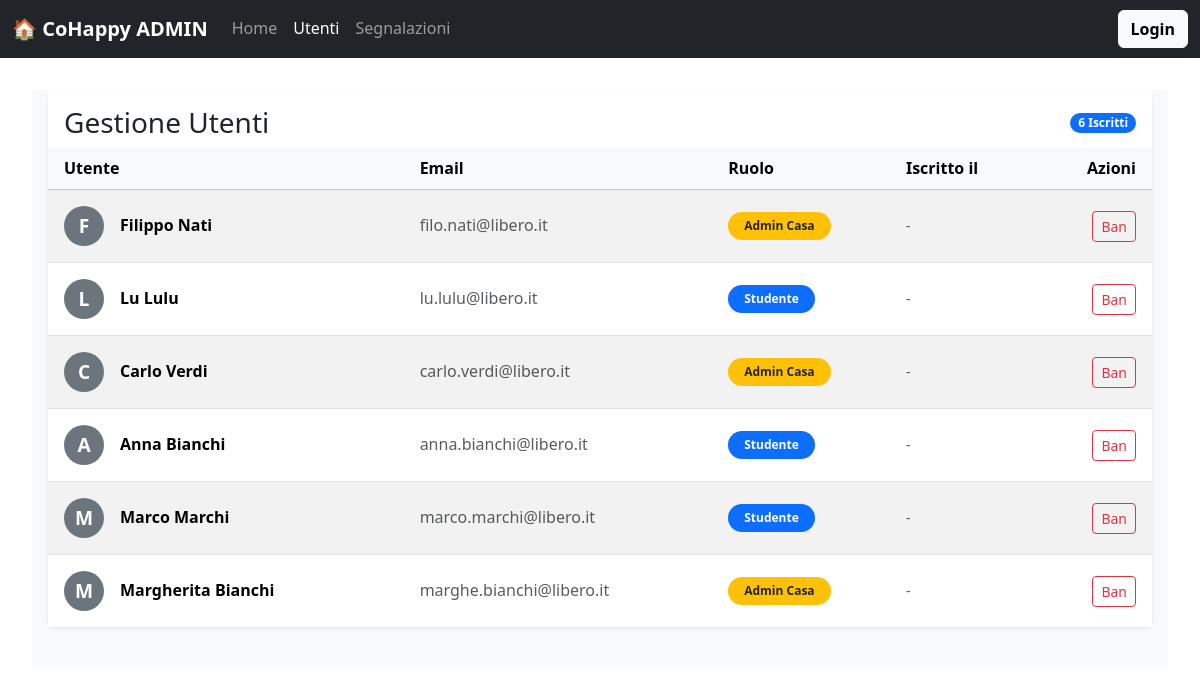
The page /utenti.php on the database its author committed.
### tables this page shows
CREATE TABLE `utenti` (
  `id_utente` int(11) NOT NULL,
  `nome` varchar(100) NOT NULL,
  `cognome` varchar(100) NOT NULL,
  `email` varchar(150) NOT NULL,
  `password` varchar(255) NOT NULL,
  `ruolo` enum('studente','admin_casa','super_admin') DEFAULT 'studente',
  `foto_profilo` varchar(255) DEFAULT 'default_user.png',
  `id_casa` int(11) DEFAULT NULL,
  `punti` int(11) DEFAULT 0,
  `dataIscrizione` date NOT NULL DEFAULT curdate(),
  `token_scadenza` datetime DEFAULT NULL,
  `recovery_token` varchar(255) DEFAULT NULL
);

### utenti.php (called while the page is built)
<?php
require_once 'bootstrap.php';
$templateParams["titolo"] = "CoHappy - Gestione Utenti";
$templateParams["nome"] = "template/visualizza_utenti.php";
$templateParams["utenti"] = $dbh->getAllUsers();
require 'template/base_admin.php';
?>

### db/database.php (called while the page is built, shortened)
<?php
class DatabaseHelper {
    private $db;
    public function __construct($servername, $username, $password, $dbname, $port) {
        $this->db = new mysqli($servername, $username, $password, $dbname, $port);
    }
    public function getAllUsers(){
        return $this->db->query("SELECT * FROM utenti ORDER BY dataIscrizione DESC")->fetch_all(MYSQLI_ASSOC);
    }
}
?>

### bootstrap.php (called while the page is built, shortened)
<?php
require_once("db/database.php");
require_once("utils/functions.php");
$dbh = new DatabaseHelper("localhost", "root", "", "cohappy_db", 3306);
?>

### template/visualizza_utenti.php (the view, shortened to what this page needs)
<section class="pb-3 px-3 bg-light h-100">
    <div class="row h-100">
        <div class="col-md-12 h-100">
            <div class="card shadow-sm border-0 h-100 d-flex flex-column">
                <div class="card-header bg-white border-0 pt-3 px-3 flex-shrink-0 d-flex justify-content-between align-items-center">
                    <h2 class="card-title m-0 h3">Gestione Utenti</h2>
                    <span class="badge bg-primary rounded-pill">
                        <?php echo count($templateParams["utenti"]); ?> Iscritti
                    </span>
                </div>
                <div class="card-body p-0 overflow-auto flex-grow-1" style="min-height: 0;">
                    <table class="table table-hover table-striped mb-0" summary="Tabella contenente la lista degli utenti registrati con dettagli su ruolo e azioni disponibili">
                        <thead class="table-light" style="position: sticky; top: 0; z-index: 10;">
                            <tr>
                                <th scope="col" class="px-3">Utente</th>
                                <th scope="col">Email</th>
                                <th scope="col">Ruolo</th>
                                <th scope="col">Iscritto il</th>
                                <th scope="col" class="text-end px-3">Azioni</th>
                            </tr>
                        </thead>
                        <tbody>
                            <?php foreach($templateParams["utenti"] as $utente): ?>
                            <tr>
                                <td class="px-3 align-middle py-3">
                                    <div class="d-flex align-items-center">
                                        <div class="rounded-circle bg-secondary text-white d-flex justify-content-center align-items-center me-3" aria-hidden="true" style="width: 40px; height: 40px; font-weight: bold; font-size: 1.2rem;">
                                            <?php echo strtoupper(substr($utente['nome'], 0, 1)); ?>
                                        </div>
                                        <div>
                                            <span class="fw-bold d-block"><?php echo $utente['nome'] . " " . $utente['cognome']; ?></span>
                                        </div>
                                    </div>
                                </td>
                                <td class="align-middle text-muted">
                                    <a href="mailto:<?php echo $utente['email']; ?>" class="text-decoration-none text-muted"><?php echo $utente['email']; ?></a>
                                </td>
                                <td class="align-middle">
                                    <?php
                                        $badgeColor = match($utente['ruolo']) {
                                            'super_admin' => 'bg-dark',
                                            'admin_casa'  => 'bg-warning text-dark',
                                            default       => 'bg-primary'
                                        };
                                        $ruoloLeggibile = ucwords(str_replace('_', ' ', $utente['ruolo']));
                                    ?>
                                    <span class="badge <?php echo $badgeColor; ?> rounded-pill px-3 py-2">
                                        <?php echo $ruoloLeggibile; ?>
                                    </span>
                                </td>
                                <td class="align-middle text-muted small">
                                    <time datetime="<?php echo !empty($utente['data_iscrizione']) ? $utente['data_iscrizione'] : ''; ?>">
                                        <?php echo !empty($utente['data_iscrizione']) ? date("d/m/Y", strtotime($utente['data_iscrizione'])) : '-'; ?>
                                    </time>
                                </td>
                                <td class="text-end px-3 align-middle">
                                    <?php if($utente['ruolo'] != 'super_admin'): ?>
                                    <form action="processa-segnalazione.php" method="POST" class="d-inline">
                                        <button type="submit" class="btn btn-outline-danger btn-sm" aria-label="Banna utente <?php echo $utente['nome']; ?>" onclick="return confirm('⚠️ ATTENZIONE ⚠️\n\nStai per eliminare definitivamente <?php echo $utente['nome']; ?>.\n\nVerranno cancellati anche:\n- I suoi annunci\n- Le sue candidature\n- Le sue spese\n\nSei sicura di voler procedere?');">
                                            <i class="bi bi-person-x-fill" aria-hidden="true"></i> Ban
                                        </button>
                                    </form>
                                    <?php else: ?>
                                        <span class="text-muted small"><i class="bi bi-shield-lock" aria-hidden="true"></i> Protetto</span>
                                    <?php endif; ?>
                                </td>
                            </tr>
                            <?php endforeach; ?>
                        </tbody>
                    </table>
                </div>
            </div>
        </div>
    </div>
</section>

### template/base_admin.php (shortened to what this page needs)
<!DOCTYPE html>
<html lang="it">
    <head>
        <link href="https://cdn.jsdelivr.net/npm/bootstrap@5.3.3/dist/css/bootstrap.min.css" rel="stylesheet"
>
        <link rel="stylesheet" href="css/style.css">
    </head>
<body class="bg-white d-flex flex-column min-vh-100">
<nav class="navbar navbar-expand-lg bg-dark sticky-top navbar-dark">
        <div class="container-fluid">
            <a class="navbar-brand fw-bold " href="superadmin.php">🏠 CoHappy ADMIN</a>
            <div class="collapse navbar-collapse" id="navbarNav">
                <ul class="navbar-nav me-auto">
                    <li class="nav-item"><a class="nav-link <?php isActive("superadmin.php") ?> " href="superadmin.php">Home</a></li>
                    <li class="nav-item"><a class="nav-link <?php isActive("utenti.php") ?>" href="utenti.php">Utenti</a></li>
                    <li class="nav-item"><a class="nav-link <?php isActive("segnalazioni.php") ?>" href="segnalazioni.php">Segnalazioni</a></li>
                </ul>
                <div class="d-flex align-items-center">
                    <?php if(isset($_SESSION["id_utente"])): ?>
                        <span class="text-white me-3 small ">Ciao, <strong><?php echo $_SESSION["nome"]; ?></strong></span>
                        <a href="logout.php" class="btn btn-outline-light btn-sm fw-bold">Logout</a>
                    <?php else: ?>
                        <a href="login.php" class="btn btn-light text-primary fw-bold text-black">Login</a>
                    <?php endif; ?>
                </div>
            </div>
        </div>
    </nav>
        <main class="flex-grow-1">
    <?php
         if(isset($templateParams["nome"])){
            require($templateParams["nome"]);
        }
    ?>
    </main>
    </body>
</html>

### utils/functions.php (shortened to what this page needs)
<?php
function isActive($pagename) {
    if (basename($_SERVER['PHP_SELF']) == $pagename) {
        echo "active";
    }
}
?>

### css/style.css (style rules this page uses)
:root { --primary-color: #0d6efd; --secondary-color: #6c757d; --accent-color: #ffc107; --text-color: #212529; --bg-light: #f8f9fa; --border-radius: 0.5rem; }
body { font-family: 'Noto Sans', sans-serif; line-height: 1.6; color: var(--text-color); background-color: var(--bg-light); margin: 0; padding-bottom: 60px; }
main { padding: 1rem; width: 100%; max-width: 100%; }
.card { border: none; border-radius: var(--border-radius); box-shadow: 0 4px 6px rgba(0,0,0,0.1); margin-bottom: 1.5rem; transition: transform 0.2s; }
body { overflow-x: hidden; scroll-behavior: smooth; }
@media (min-width: 768px) { main { padding: 2rem; } }

### rows shown on the page
utenti: nome "F", nome "Filippo", cognome "Nati", email "filo.nati@libero.it", ruolo "Admin Casa"
utenti: nome "L", nome "Lu", cognome "Lulu", email "lu.lulu@libero.it", ruolo "Studente"
utenti: nome "C", nome "Carlo", cognome "Verdi", email "carlo.verdi@libero.it", ruolo "Admin Casa"
utenti: nome "A", nome "Anna", cognome "Bianchi", email "anna.bianchi@libero.it", ruolo "Studente"
utenti: nome "M", nome "Marco", cognome "Marchi", email "marco.marchi@libero.it", ruolo "Studente"
utenti: nome "M", nome "Margherita", cognome "Bianchi", email "marghe.bianchi@libero.it", ruolo "Admin Casa"

### other values the page prints
count($templateParams["utenti"]) "6"
